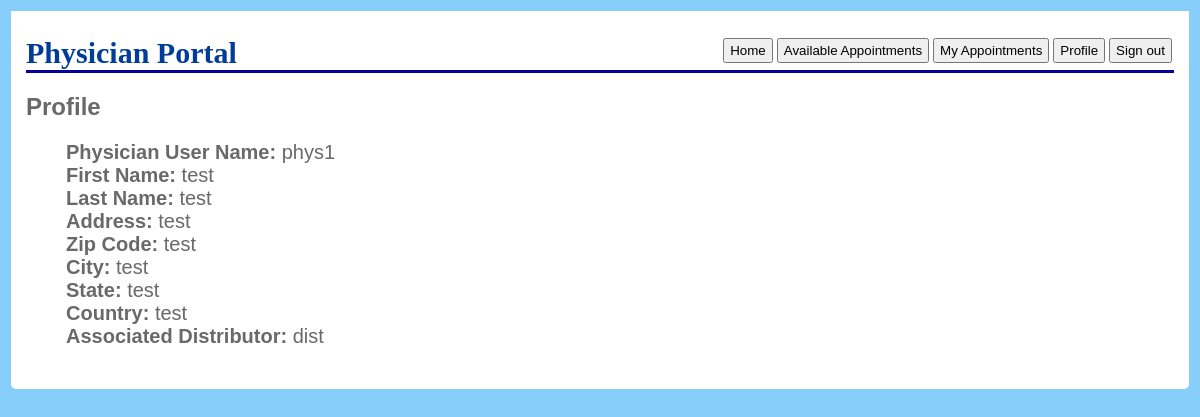
Page /user/physician/profile (signed in) on the committed database.
### user/models.py (models this page shows, shortened)
class Physician(models.Model):
    user = models.OneToOneField(Account, on_delete=models.CASCADE, default=None)
    distributor = models.ForeignKey('Distributor', on_delete=models.CASCADE)

class Account(AbstractUser):
    is_patient = models.BooleanField(default=False)
    is_physician = models.BooleanField(default=False)
    is_distributor = models.BooleanField(default=False)
    address_line = models.CharField(max_length=256)
    zip_code = models.CharField(max_length=12)
    city = models.CharField(max_length=256)
    state = models.CharField(max_length=256)
    country = models.CharField(max_length=256)

class Distributor(models.Model):
    user = models.OneToOneField(Account, on_delete=models.CASCADE, default=None)
    last_update = models.DateField(default='2021-04-10')
    registration_date = models.DateField(default='2021-04-10')
    update_count = models.IntegerField(default=0)

### user/views.py (the view)
# urls.py: path('physician/profile', PhysicianProfileView.as_view(), name='physician_profile'),
@method_decorator([login_required, physician_required], name='dispatch')
class PhysicianProfileView(ListView):
    model = Physician
    template_name = 'user/physician_profile.html'
    def get_queryset(self):
        queryset = Physician.objects.all()
        filtered_queryset = [_ for _ in queryset if _.user.username == self.request.user.username]
        return filtered_queryset

### user/templates/user/physician_profile.html (shortened to what this page needs)
<!DOCTYPE html>
<html lang="en">
<head>
</head>
<body>
    <div id="main">
        <h1>
            Physician Portal
            <button onClick="window.location='/user/logout';" type="button">Sign out</button>
            <button onClick="window.location='/user/physician/profile';" type="button">Profile</button>
            <button onClick="window.location='/user/physician/appointments/my';" type="button">My Appointments</button>
            <button onClick="window.location='/user/physician/appointments';" type="button">Available Appointments</button>
            <button onClick="window.location='/user/physician';" type="button">Home</button>
        </h1>
        <h2>
            Profile
        </h2>
            {% for profile in object_list %}
        <ul>
            <li><b>Physician User Name:</b> {{ profile.user.username}}</li>
            <li><b>First Name:</b> {{ profile.user.first_name}}</li>
            <li><b>Last Name:</b> {{ profile.user.last_name}}</li>
            <li><b>Address:</b> {{ profile.user.address_line}}</li>
            <li><b>Zip Code:</b> {{ profile.user.zip_code}}</li>
            <li><b>City:</b> {{ profile.user.city}}</li>
            <li><b>State:</b> {{ profile.user.state}}</li>
            <li><b>Country:</b> {{ profile.user.country}}</li>
            <li><b>Associated Distributor:</b> {{ profile.distributor.user.username}}</li>
            {% empty %}
            <li>No profile yet.</li>
            {% endfor %}
        </ul>
    </div>
</body>
</html>

### user/templates/user/physician_profile.html (style rules this page uses)
body { background-image: url("https://upload.wikimedia.org/wikipedia/commons/9/91/Doctor_with_Nurse_Cartoon.svg"); background-size: 105%; }
body { font-family: "Trebuchet MS", Verdana, sans-serif; font-size: 16px; background-color: lightskyblue; color: #696969; padding: 3px; }
#main { padding: 5px; padding-left: 15px; padding-right: 15px; padding-bottom: 25px; background-color: #ffffff; border-radius: 0 0 5px 5px; }
h1 { font-family: Georgia, serif; border-bottom: 3px solid #030099; color: #003d99; font-size: 30px; }
button { float: right; padding: 3px; padding-left: 5px; padding-right: 5px; margin: 2px; }
li { list-style-type: none; margin: 0; padding: 0; font-size: 20px; }

### rows in the picture
Physician: user.username "phys1", user.first_name "test", user.last_name "test", user.address_line "test", user.zip_code "test", user.city "test", user.state "test", user.country "test", distributor.user.username "dist"
